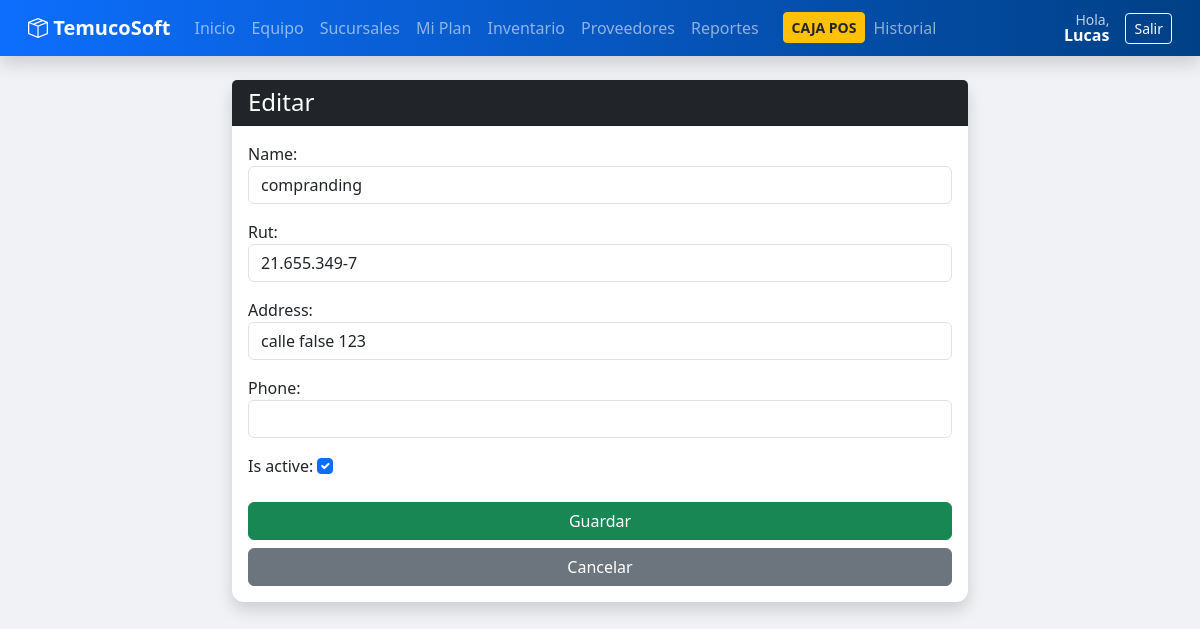
/super/companies/edit/1/ (signed in), run on the app's committed database.
### api/models.py (models this page shows, shortened)
class User(AbstractUser):
    ROLES = (
        ('super_admin', 'Super Admin'),
        ('admin_cliente', 'Admin Cliente'),
        ('gerente', 'Gerente'),
        ('vendedor', 'Vendedor'),
        ('cliente_final', 'Cliente Ecommerce'),
    )
    username = None
    email = models.EmailField(unique=True)
    rut = models.CharField(max_length=12, blank=True, null=True, validators=[validar_rut_chileno]) # Validador
    role = models.CharField(max_length=20, choices=ROLES, default='cliente_final')
    company = models.ForeignKey(Company, on_delete=models.CASCADE, null=True, blank=True, related_name='users')
    USERNAME_FIELD = 'email'
    REQUIRED_FIELDS = []
    objects = UserManager()

class Company(models.Model):
    name = models.CharField(max_length=100)
    rut = models.CharField(max_length=12, validators=[validar_rut_chileno])
    address = models.CharField(max_length=200)
    phone = models.CharField(max_length=20, blank=True)
    created_at = models.DateTimeField(auto_now_add=True)
    is_active = models.BooleanField(default=True)

### api/views.py (the view)
# urls.py: path('super/companies/edit/<int:pk>/', views.super_company_edit, name='super_company_edit'),
@login_required
def super_company_edit(request, pk):
    c = get_object_or_404(Company, pk=pk)
    if request.method == 'POST':
        form = CompanyForm(request.POST, instance=c)
        if form.is_valid(): form.save(); messages.success(request, 'Actualizada.'); return redirect('super_companies')
    else: form = CompanyForm(instance=c)
    return render(request, 'superadmin/company_form.html', {'form': form, 'title': 'Editar'})

### api/forms.py
class CompanyForm(forms.ModelForm):
    class Meta:
        model = Company
        fields = ['name', 'rut', 'address', 'phone', 'is_active']
        widgets = {'name': forms.TextInput(attrs={'class': 'form-control'}), 'rut': forms.TextInput(attrs={'class': 'form-control'}), 'address': forms.TextInput(attrs={'class': 'form-control'}), 'phone': forms.TextInput(attrs={'class': 'form-control'}), 'is_active': forms.CheckboxInput(attrs={'class': 'form-check-input'})}

### templates/superadmin/company_form.html (shortened to what this page needs)
{% extends 'base.html' %}
{% block content %}
<div class="row justify-content-center">
    <div class="col-md-8">
        <div class="card shadow">
            <div class="card-header bg-dark text-white">
                <h4 class="mb-0">{{ title }}</h4>
            </div>
            <div class="card-body">
                <form method="post">
                    {{ form.as_p }}
                    <div class="d-grid gap-2 mt-4">
                        <button type="submit" class="btn btn-success">Guardar</button>
                        <a href="{% url 'super_companies' %}" class="btn btn-secondary">Cancelar</a>
                    </div>
                </form>
            </div>
        </div>
    </div>
</div>
{% endblock %}

### templates/base.html (shortened to what this page needs)
<!DOCTYPE html>
<html lang="es">
<head>
    <link href="https://cdn.jsdelivr.net/npm/bootstrap@5.3.0/dist/css/bootstrap.min.css" rel="stylesheet">
    <link rel="stylesheet" href="https://cdn.jsdelivr.net/npm/bootstrap-icons@1.10.5/font/bootstrap-icons.css">
</head>
<body>
    <nav class="navbar navbar-expand-lg navbar-dark mb-4 px-3 shadow">
        <div class="container-fluid">
            <a class="navbar-brand fw-bold" href="{% url 'dashboard' %}"><i class="bi bi-box-seam"></i> TemucoSoft</a>
            <div class="collapse navbar-collapse" id="navbarNav">
                {% if user.is_authenticated %}
                <ul class="navbar-nav me-auto">
                    <li class="nav-item"><a class="nav-link" href="{% url 'dashboard' %}">Inicio</a></li>
                    {% if user.role == 'admin_cliente' %}
                        <li class="nav-item"><a class="nav-link" href="{% url 'team_list' %}">Equipo</a></li>
                        <li class="nav-item"><a class="nav-link" href="{% url 'branch_list' %}">Sucursales</a></li>
                        <li class="nav-item"><a class="nav-link" href="{% url 'subscription' %}">Mi Plan</a></li>
                    {% endif %}
                    {% if user.role == 'admin_cliente' or user.role == 'gerente' %}
                        <li class="nav-item"><a class="nav-link" href="{% url 'product_list' %}">Inventario</a></li>
                        <li class="nav-item"><a class="nav-link" href="{% url 'supplier_list' %}">Proveedores</a></li>
                        <li class="nav-item"><a class="nav-link" href="{% url 'reports' %}">Reportes</a></li>
                    {% endif %}
                    {% if user.role != 'super_admin' %}
                        <li class="nav-item ms-lg-3"><a class="btn btn-warning text-dark fw-bold btn-sm mt-1" href="{% url 'pos' %}">CAJA POS</a></li>
                        <li class="nav-item"><a class="nav-link" href="{% url 'sale_list' %}">Historial</a></li>
                    {% endif %}
                </ul>
                <div class="d-flex align-items-center text-white">
                    <div class="me-3 text-end lh-1">
                        <small class="d-block opacity-75">Hola,</small>
                        <span class="fw-bold">{{ user.first_name }}</span>
                    </div>
                    <form action="{% url 'logout' %}" method="post">
                        {% csrf_token %}<button type="submit" class="btn btn-outline-light btn-sm">Salir</button>
                    </form>
                </div>
                {% endif %}
            </div>
        </div>
    </nav>
    <div class="container pb-5">
        {% block content %}{% endblock %}
    </div>
</body>
</html>

### templates/base.html (style rules this page uses)
body { background-color: #f0f2f5; font-family: 'Segoe UI', sans-serif; }
.navbar { background: linear-gradient(90deg, #0d6efd 0%, #004085 100%); }
.card { border: none; border-radius: 12px; box-shadow: 0 4px 6px rgba(0,0,0,0.05); transition: transform 0.2s; }

### data on the page
User: first_name "Lucas"
Company: name "compranding", rut "21.655.349-7", address "calle false 123", is_active "☑"

### other printed values
{{ title }} "Editar"
